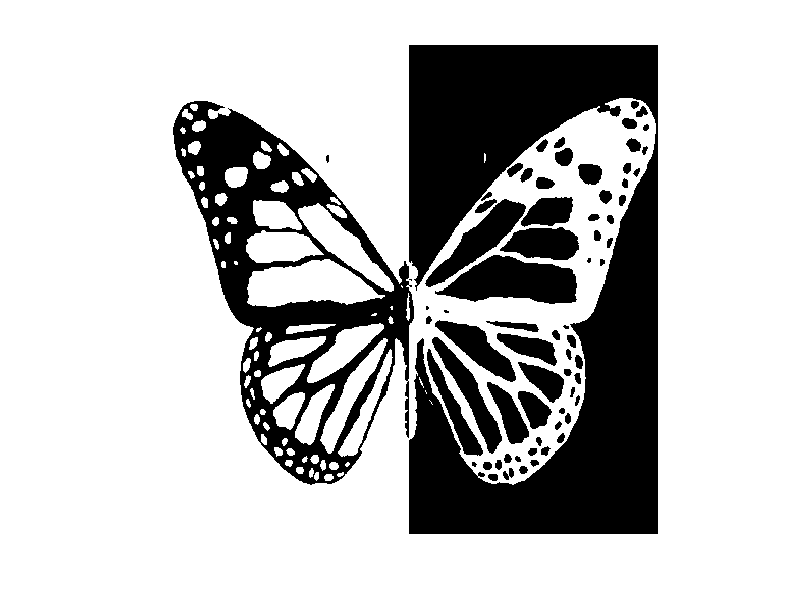

MATLAB code to generate this figure:
% This script need array called 'image'
imsize = [480,480];
file = '..\include\img.h';

assert(mod(imsize(1), 8)==0)

if ~exist('image', 'var')
    load('image')
end

img = imresize(image, imsize)>127;
imshow(img)


data = zeros(1, size(img,2)*size(img,1)/8, 'uint8');
%%
for indx = 1:size(img,2)
    line = img(:, indx);
    for indy = 1:8:length(line)
        part = line(indy:indy+7);
        ind = (indx-1)*size(img,1)/8 + ((indy-1)/8) +1;
        data(ind) = bin2dec(char(part'+'0'));
    end
end

%% export to c file
f = fopen(file, 'w');

fprintf(f, '#define X_SIZE %d\n', imsize(2));
fprintf(f, '#define Y_SIZE %d\n', imsize(1));
fprintf(f, '#define Y_SIZEB (Y_SIZE/8)\n\n');

fprintf(f, 'const uint8_t img[%d] = {', imsize(2)*imsize(1)/8);
fprintf(f, '%d,', data);
fwrite(f, '};');

fclose(f);
%%
open(file)